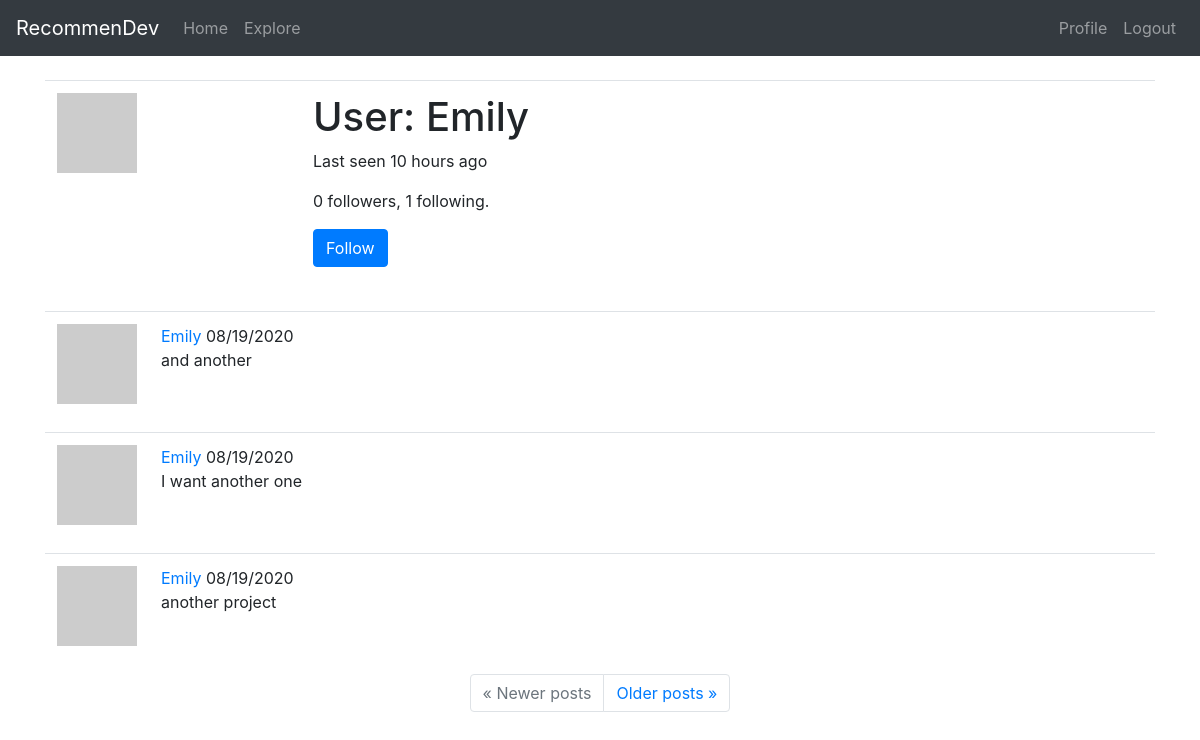
Page /user/Emily (signed in) on the committed database.
### app/models.py (models this page shows, shortened)
class User(UserMixin, db.Model):
    id = db.Column(db.Integer, primary_key=True)
    username = db.Column(db.String(30), index=True, unique=True)
    email = db.Column(db.String(50), index=True, unique=True)
    password_hash = db.Column(db.String(128))
    projects = db.relationship('Project', backref='owner', lazy='dynamic')
    about_me = db.Column(db.String(140))
    last_seen = db.Column(db.DateTime, default=datetime.utcnow)
    followed = db.relationship(
        'User', secondary=followers,
        primaryjoin=(followers.c.follower_id == id),
        secondaryjoin=(followers.c.followed_id == id),
        backref=db.backref('followers', lazy='dynamic'), lazy='dynamic')
    def avatar(self, size):
        digest = md5(self.email.lower().encode('utf-8')).hexdigest()
        return 'https://www.gravatar.com/avatar/{}?d=retro&s={}'.format(digest, size)
    def is_following(self, user):
        return self.followed.filter(
            followers.c.followed_id == user.id).count() > 0

class Project(db.Model):
    id = db.Column(db.Integer, primary_key=True)
    user_id = db.Column(db.Integer, db.ForeignKey('user.id'))
    title = db.Column(db.String(60))
    description = db.Column(db.String(150))
    timestamp = db.Column(db.DateTime, index=True, default=datetime.utcnow)
    language = db.Column(db.String(15))
    git_url = db.Column(db.String(50))

### app/routes.py (the view)
@app.route('/user/<username>')
@login_required
def user(username):
    user = User.query.filter_by(username=username).first_or_404()
    page = request.args.get('page', 1, type=int)
    projects = user.projects.order_by(Project.timestamp.desc()).paginate(page, app.config['POSTS_PER_PAGE'], False)
    next_url = url_for('user', username=user.username, page=projects.next_num) \
        if projects.has_next else None
    prev_url = url_for('user', username=user.username, page=projects.prev_num) \
        if projects.has_prev else None
    form = EmptyForm()
    return render_template('user.html', title=f'{user.username}\'s profile', user=user, projects=projects.items, next_url=next_url, prev_url=prev_url, form=form)

### app/forms.py
class EmptyForm(FlaskForm):
    submit = SubmitField('Submit')

### app/models.py (called while the page is built)
@login.user_loader
def load_user(id):
    return User.query.get(int(id))

### app/routes.py (called while the page is built)
@app.before_request
def before_request():
    if current_user.is_authenticated:
        current_user.last_seen = datetime.utcnow()
        db.session.commit()

### app/templates/user.html (shortened to what this page needs)
{% extends "base.html" %}
{% block content %}
    <table class="table table-hover">
        <tr>
            <td width="256px"><img src="{{ user.avatar(256) }}"></td>
            <td>
                <h1>User: {{ user.username }}</h1>
                {% if user.last_seen %}
                <p>Last seen {{ moment(user.last_seen).fromNow() }}</p>
                {% endif %}
                <p>{{ user.followers.count() }} followers, {{ user.followed.count() }} following.</p>
                {% if user == current_user %}
                <p><a href="{{ url_for('edit_profile') }}">Edit my profile</a></p>
                {% elif not current_user.is_following(user) %}
                    <p>
                        <form action="{{ url_for('follow', username=user.username) }}" method="post">
                            {{ form.submit(value='Follow', class="btn btn-primary") }}
                        </form>
                    </p>
                {% endif %}
            </td>
        </tr>
    </table>
    {% for project in projects %}
        {% include '_project.html' %}
    {% endfor %}
    <nav aria-label="...">
        <ul class="pagination justify-content-center">
            <li class="page-item{% if not prev_url %} disabled{% endif %}">
                <a class="page-link" href="{{ prev_url or '#' }}">
                    <span aria-hidden="true">&laquo;</span> Newer posts
                </a>
            </li>
            <li class="page-item{% if not next_url %} disabled{% endif %}">
                <a class="page-link" href="{{ next_url or '#' }}">
                    Older posts <span aria-hidden="true">&raquo;</span>
                </a>
            </li>
        </ul>
    </nav>
{% endblock %}

### app/templates/_project.html
<table class="table table-hover">
    <tr>
        <td width="70px">
            <a href="{{ url_for('user', username=project.owner.username) }}">
                <img src="{{ project.owner.avatar(70) }}" />
            </a>
        </td>
        <td>
            <a href="{{ url_for('user', username=project.owner.username) }}">
                {{ project.owner.username }}
            </a>
            {{ moment(project.timestamp).format('L') }}
            <br>
            {{ project.title }}
        </td>
    </tr>
</table>

### rows in the picture
User: username "Emily", last_seen "10 hours ago"
Project: owner.username "Emily", timestamp "08/19/2020", title "and another"
Project: owner.username "Emily", timestamp "08/19/2020", title "I want another one"
Project: owner.username "Emily", timestamp "08/19/2020", title "another project"

### other values in the picture
{{ user.followers.count() }} "0"
{{ user.followed.count() }} "1"
